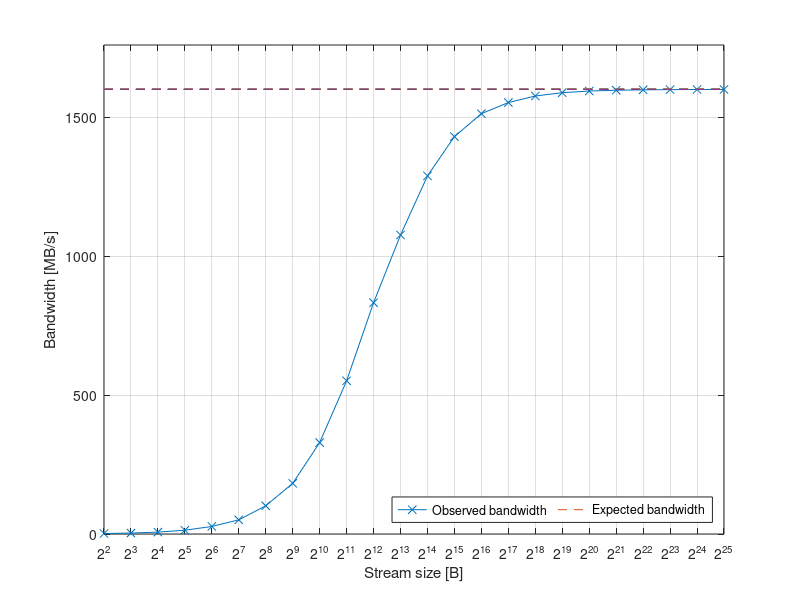

The MATLAB script that drew this image:
clearvars;
close all;

raw_data = [4	1600	1.6997	1.672	1.7356	0.0082
8	1600	3.3987	3.2932	3.4211	0.017
16	1600	6.7978	6.6158	6.8421	0.0329
32	1600	13.5965	13.3934	13.6842	0.0625
64	1600	27.1922	26.6838	27.3684	0.1265
128	1600	50.8812	47.8711	51.3263	0.3831
256	1600	101.5225	95.6872	102.4	1.4736
512	1600	182.2729	181.7586	191.2644	1.3168
1024	1600	329.0341	326.1146	334.9774	0.4697
2048	1600	551.388	542.0195	551.9071	0.707
4096	1600	832.36	808.9942	833.824	5.7037
8192	1600	1076.1281	1072.2513	1076.152	0.2816
16384	1600	1288.8095	1284.0125	1289.6101	0.3445
32768	1600	1430.1331	1427.0821	1430.1484	0.2163
65536	1600	1512.6376	1507.8546	1513.1034	1.4605
131072	1600	1552.7713	1552.7593	1554.9983	0.1582
262144	1600	1576.2129	1575.676	1576.2882	0.0384
524288	1600	1588.2015	1587.486	1588.211	0.075
1048576	1600	1594.106	1593.9122	1594.2776	0.1809
2097152	1600	1596.9658	1596.9634	1597.1412	0.0191
4194304	1600	1598.4907	1598.47	1598.5468	0.0044
8388608	1600	1599.257	1599.2393	1599.2595	0.0013
16777216	1600	1599.6401	1599.6179	1599.6419	0.0039
33554432	1600	1599.8099	1599.8096	1599.8208	0.001];

stream_size = raw_data(:,1)';
expected = raw_data(:,2)';
average = raw_data(:,3)';
minimum = raw_data(:,4)';
maximum = raw_data(:,5)';
deviation = raw_data(:,6)';
efficiency = average ./ expected;

figure('Position', [699, 259, 1000, 200]);
plot(log2(stream_size), average, '-x');
hold on;
plot(log2(stream_size), 1600 * ones(24), '--');
grid on;
xlim([min(log2(stream_size)), max(log2(stream_size))]);
ylim([0, 1.1 * max(average)]);
xticks(log2(stream_size));
xticklabels({'2^2','2^3','2^4','2^5','2^6','2^7','2^8','2^9','2^{10}','2^{11}','2^{12}','2^{13}','2^{14}','2^{15}','2^{16}','2^{17}','2^{18}','2^{19}','2^{20}','2^{21}','2^{22}','2^{23}','2^{24}','2^{25}',});
ylabel("Bandwidth [MB/s]");
xlabel("Stream size [B]");
legend("Observed bandwidth", "Expected bandwidth", "Location", "southeast", "Orientation", "Horizontal");
saveas(gcf,'var_stream_size','epsc');